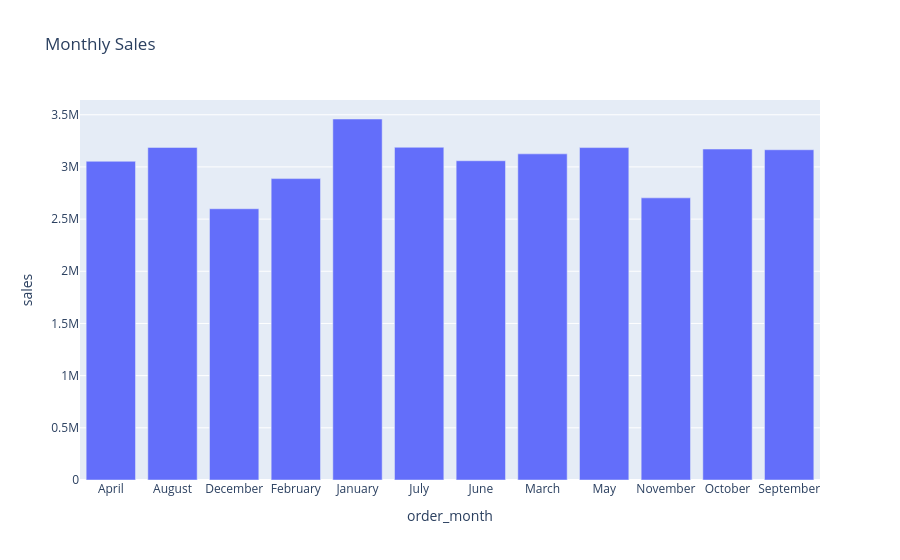

The notebook cell saved with this chart:
### Code cell
fig = px.bar(
    monthly_sales,
    x="order_month",
    y="sales",
    title="Monthly Sales"
)

fig.show()

### Figure 1 — Plotly figure (JSON) as saved in the notebook; plotly's stock layout.template omitted (floating-point values rounded to 4 significant figures)
{"data": [{"hovertemplate": "order_month=%{x}<br>sales=%{y}<extra></extra>", "legendgroup": "", "marker": {"color": "#636efa", "pattern": {"shape": ""}}, "name": "", "orientation": "v", "showlegend": false, "textposition": "auto", "type": "bar", "x": ["April", "August", "December", "February", "January", "July", "June", "March", "May", "November", "October", "September"], "xaxis": "x", "y": [3054000.0, 3187000.0, 2599000.0, 2888000.0, 3459000.0, 3188000.0, 3059000.0, 3125000.0, 3185000.0, 2704000.0, 3171000.0, 3165000.0], "yaxis": "y"}], "layout": {"barmode": "relative", "legend": {"tracegroupgap": 0}, "title": {"text": "Monthly Sales"}, "xaxis": {"anchor": "y", "domain": [0, 1], "title": {"text": "order_month"}}, "yaxis": {"anchor": "x", "domain": [0, 1], "title": {"text": "sales"}}}}
